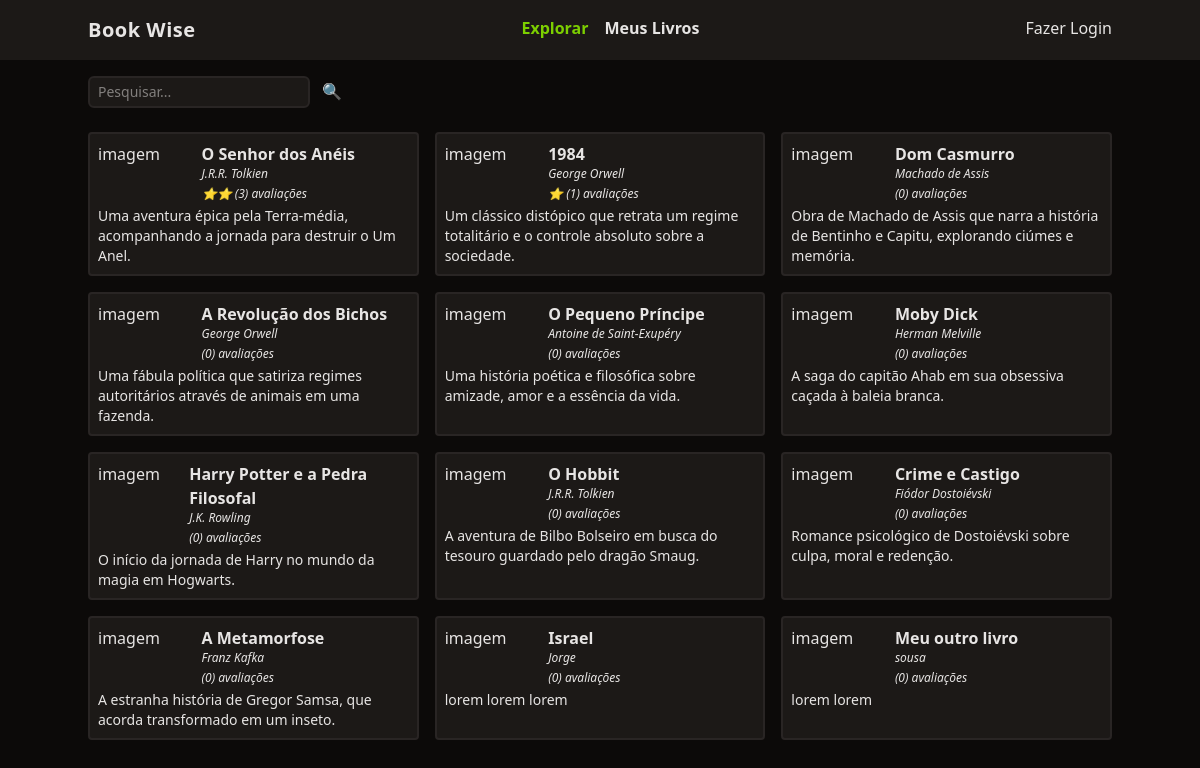
The page / on the database its author committed.
### tables this page shows
CREATE TABLE books (
	id integer PRIMARY KEY NOT NULL,
  title varchar(255) NOT NULL,
  author varchar(100) NOT NULL,
  description text,
  user_id integer NOT NULL,
  FOREIGN KEY(user_id) REFERENCES users(id)
);

### utils/index.php (called while the page is built, shortened)
<?php
function view($view, $data = [])
{
  require "views/template/app.php";
}
function isRouteActive($route)
{
  return parse_url($_SERVER['REQUEST_URI'])['path'] === $route;
}
function auth()
{
  if (!isset($_SESSION['auth'])) {
    return null;
  }
  $auth = new User($_SESSION['auth']);
  return $auth;
}

### controllers/index.controller.php (called while the page is built)
<?php
$queryParams = $_REQUEST['search'] ?? '';
$books = Book::all($queryParams);
view("index", ['books' => $books]);

### routes.php (called while the page is built, shortened)
<?php
$controller = str_replace('/', '',  parse_url($_SERVER['REQUEST_URI'])['path']);
if (!$controller) $controller = 'index';
require "controllers/{$controller}.controller.php";

### index.php (called while the page is built, shortened)
<?php
require 'models/book.model.php';
require 'database/db.php';
require 'utils/index.php';
require "routes.php";

### database/db.php (called while the page is built)
<?php
class DB
{
  private static $db = null;
  private static $_config = null;
  public static function setConfig($config)
  {
    self::$_config = $config;
  }
  public static function connect(): PDO
  {
    if (self::$db === null) {
      $connectionString = self::$_config['drive'] . ':' . self::$_config['srcDB'];
      self::$db = new PDO($connectionString);
      self::$db->setAttribute(PDO::ATTR_DEFAULT_FETCH_MODE, PDO::FETCH_ASSOC);
      self::$db->setAttribute(PDO::ATTR_ERRMODE, PDO::ERRMODE_EXCEPTION);
    }
    return self::$db;
  }
  public function query($query, $class = null, $params = [])
  {
    $prepare = self::connect()->prepare($query);
    if ($class) {
      $prepare->setFetchMode(PDO::FETCH_CLASS, $class);
    }
    $prepare->execute($params);
    return $prepare;
  }
}

### models/book.model.php (called while the page is built, shortened)
<?php
class Book
{
  public function query($where, $params)
  {
    return (new DB())->query(
      query: "SELECT
	              b.id,
	              b.title,
	              b.author,
	              b.description,
	              COALESCE(round(sum(r.rating) / 5.0), 0) as average_rating,
	              COALESCE(count(r.id), 0) as total_rating
              FROM
	              books b
              LEFT JOIN reviews r ON
	              r.book_id = b.id
              WHERE
	              $where
              GROUP BY
	              b.id,
	              b.title ,
	              b.author ,
	              b.description",
      class: Book::class,
      params: $params
    );
  }
  public static function all($search)
  {
    $books = (new self())->query(
      where: 'b.title LIKE :search',
      params: ['search' => "%$search%"]
    )->fetchAll();
    return $books;
  }
}

### views/components/card-book.php (the view)
<?php
$starsFinal = str_repeat("⭐", $book->average_rating);
?>
<div class="border-stone-800 border-2 bg-stone-900 p-2 rounded">
  <div class="flex">
    <div class="w-1/3">
      imagem
    </div>
    <div class="space-y-1">
      <a href="/book?id=<?= $book->id ?>" class="font-semibold hover:underline"><?= $book->title ?></a>
      <div class="text-xs italic"><?= $book->author ?></div>
      <div class="text-xs italic">
        <?= $starsFinal ?>
        (<?= $book->total_rating ?>)
        avaliações
      </div>
    </div>
  </div>
  <div class="text-sm mt-1">
    <?= $book->description ?>
  </div>
</div>

### views/template/app.php (shortened to what this page needs)
<!DOCTYPE html>
<html lang="pt-br">
<head>
  <script src="https://cdn.jsdelivr.net/npm/@tailwindcss/browser@4"></script>
</head>
<body class="bg-stone-950 text-stone-200">
  <?php include('./views/components/header.php'); ?>
  <main class="mx-auto max-w-screen-lg py-4 space-y-6">
    <?php require "views/{$view}.view.php"; ?>
  </main>
</body>
</html>

### views/components/header.php
<?php
$links = [
  [
    'label' => 'Explorar',
    'href' => '/'
  ],
  [
    'label' => 'Meus Livros',
    'href' => '/my-books'
  ]
]
?>
<header class="bg-stone-900">
  <nav class="mx-auto max-w-screen-lg flex justify-between py-4">
    <div class="font-bold text-xl tracking-wide">
      Book Wise
    </div>
    <ul class="flex gap-4 font-bold">
      <?php foreach ($links as $link): ?>
        <li>
          <a
            class="hover:underline
            <?php if (isRouteActive($link['href'])) {
              echo 'text-lime-500';
            } ?>" href="<?= $link['href'] ?>">
            <?= $link['label'] ?>
          </a>
        </li>
      <?php endforeach; ?>
    </ul>
    <ul>
      <?php if (auth()): ?>
        <li><a class="hover:underline" href="/logout">Oi, <?= auth()->name ?></a></li>
      <?php else: ?>
        <li><a class="hover:underline" href="/login">Fazer Login</a></li>
      <?php endif; ?>
    </ul>
  </nav>
</header>

### views/index.view.php
<form class="w-full space-x-2">
  <input
    type="text"
    name="search"
    class="border-stone-800 border-2 rounded-md px-2 py-1 bg-stone-900 text-sm outline-none"
    placeholder="Pesquisar..." />
  <button type="submit">
    🔍
  </button>
</form>
<section class="grid grid-cols-1 md:grid-cols-2 lg:grid-cols-3 gap-4">
  <?php foreach ($books as $book): ?>
    <?php include('./views/components/card-book.php'); ?>
  <?php endforeach; ?>
</section>

### rows shown on the page
books: title "O Senhor dos Anéis", author "J.R.R. Tolkien", starsFinal "⭐⭐", total_rating "3", description "Uma aventura épica pela Terra-média, acompanhando a jornada para destruir o Um Anel."
books: title "1984", author "George Orwell", starsFinal "⭐", total_rating "1", description "Um clássico distópico que retrata um regime totalitário e o controle absoluto sobre a sociedade."
books: title "Dom Casmurro", author "Machado de Assis", total_rating "0", description "Obra de Machado de Assis que narra a história de Bentinho e Capitu, explorando ciúmes e memória."
books: title "A Revolução dos Bichos", author "George Orwell", total_rating "0", description "Uma fábula política que satiriza regimes autoritários através de animais em uma fazenda."
books: title "O Pequeno Príncipe", author "Antoine de Saint-Exupéry", total_rating "0", description "Uma história poética e filosófica sobre amizade, amor e a essência da vida."
books: title "Moby Dick", author "Herman Melville", total_rating "0", description "A saga do capitão Ahab em sua obsessiva caçada à baleia branca."
books: title "Harry Potter e a Pedra Filosofal", author "J.K. Rowling", total_rating "0", description "O início da jornada de Harry no mundo da magia em Hogwarts."
books: title "O Hobbit", author "J.R.R. Tolkien", total_rating "0", description "A aventura de Bilbo Bolseiro em busca do tesouro guardado pelo dragão Smaug."
books: title "Crime e Castigo", author "Fiódor Dostoiévski", total_rating "0", description "Romance psicológico de Dostoiévski sobre culpa, moral e redenção."
books: title "A Metamorfose", author "Franz Kafka", total_rating "0", description "A estranha história de Gregor Samsa, que acorda transformado em um inseto."
books: title "Israel", author "Jorge", total_rating "0", description "lorem lorem lorem"
books: title "Meu outro livro", author "sousa", total_rating "0", description "lorem lorem"

### other values the page prints
$link['label'] "Explorar"
$link['label'] "Meus Livros"
